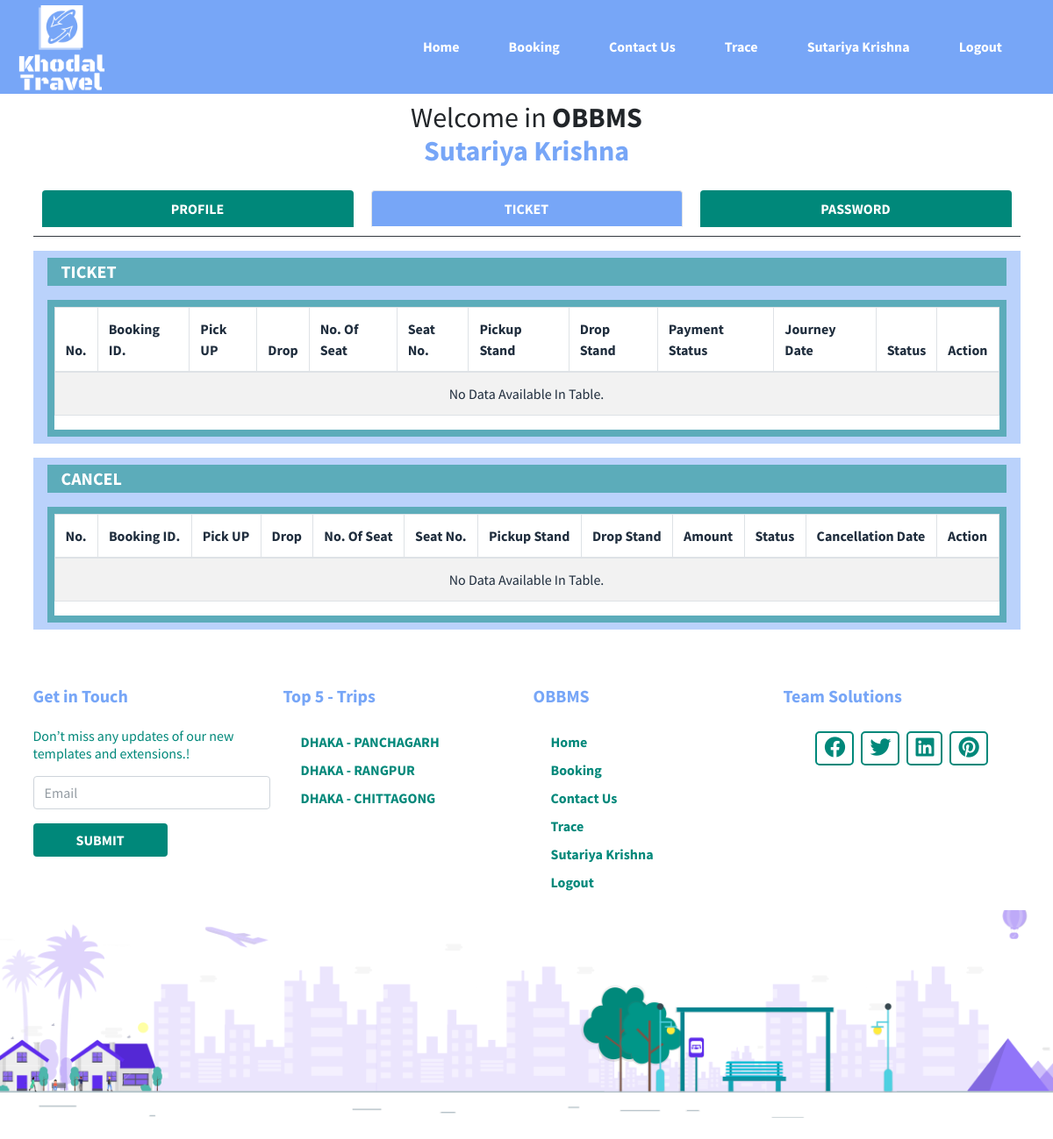
Page /users-dashboard.php (signed in) on the committed database.
### tables this page shows
CREATE TABLE `passenger` (
  `id` int(11) NOT NULL,
  `first_name` text NOT NULL,
  `last_name` text NOT NULL,
  `mobile_no` text NOT NULL,
  `email` text NOT NULL,
  `id_type` text NOT NULL,
  `nid_number` text NOT NULL,
  `country_name` text NOT NULL,
  `city_name` text NOT NULL,
  `zip_code` text NOT NULL,
  `address` text NOT NULL,
  `password` text NOT NULL
);

CREATE TABLE `trip` (
  `id` int(11) NOT NULL,
  `trip_pick_up` text NOT NULL,
  `trip_drop` text NOT NULL,
  `stoppage_point` text NOT NULL,
  `schedule_time` text NOT NULL,
  `boarding_point` text NOT NULL,
  `dropping_point` text NOT NULL,
  `children_seat` text NOT NULL,
  `children_fair` text NOT NULL,
  `special_seat` text NOT NULL,
  `special_fair` text NOT NULL,
  `adult_fair` text NOT NULL,
  `distance` text NOT NULL,
  `approximate_time` text NOT NULL,
  `start_date` text NOT NULL,
  `weekend` text NOT NULL,
  `facility` text NOT NULL,
  `fleet_type` text NOT NULL,
  `vehical_list` text NOT NULL,
  `company_name` text NOT NULL,
  `employee` text NOT NULL,
  `status` text NOT NULL
);

### users-dashboard.php (the view, shortened to what this page needs)
<?php
include('./admin/CRUD/db_connection.php');
include('components/head_links.php');
include('components/header.php');
?>
<?php
$query = "SELECT * FROM `passenger` WHERE `id`=" . $_SESSION["OBBMS_username"]["user_id"] . ";";
$result = mysqli_query($con, $query);
if (mysqli_num_rows($result) == 1) {
    $row = mysqli_fetch_assoc($result);
    ?>
    <div class="container my-4" id="userDashboard">
        <div class="row">
            <div class="col-12">
                <h2 class="text-center">
                    Welcome in <b>OBBMS</b>
                    <p class="text-dark-blue">
                        <b>
                            <?php echo $row['first_name']; ?>
                            <?php echo $row['last_name']; ?>
                        </b>
                    </p>
                </h2>
            </div>
            <div class="col-12">
                <nav>
                    <div class="nav nav-tabs nav-justified border-dark" id="nav-tab" role="tablist">
                        <a class="nav-item nav-link" id="nav-profile-tab" data-toggle="tab" href="#nav-profile" role="tab"
                            aria-controls="nav-profile" aria-selected="true">PROFILE</a>
                        <a class="nav-item nav-link active" id="nav-ticket-tab" data-toggle="tab" href="#nav-ticket"
                            role="tab" aria-controls="nav-ticket" aria-selected="false">TICKET</a>
                        <a class="nav-item nav-link" id="nav-password-tab" data-toggle="tab" href="#nav-password" role="tab"
                            aria-controls="nav-password" aria-selected="false">PASSWORD</a>
                    </div>
                </nav>
                <div class="tab-content" id="nav-tabContent">
                    <div class="tab-pane fade show active" id="nav-ticket" role="tabpanel" aria-labelledby="nav-ticket-tab">
                        <div class="px-md-3 px-2 py-md-2 py-2 my-3 bg-light-blue text-white">
                            <div class="py-1 px-md-3 px-2 bg-light-green">
                                <h5 class="m-0"><b>TICKET</b></h5>
                            </div>
                            <div class="p-2 mt-md-3 mt-2 bg-light-green">
                                <div class="bg-white">
                                    <div class="table-responsive">
                                        <table class='table table-hover table-bordered table-striped'>
                                            <thead>
                                                <tr>
                                                    <th>No.</th>
                                                    <th>Booking ID.</th>
                                                    <th>Pick UP</th>
                                                    <th>Drop</th>
                                                    <th>No. Of Seat</th>
                                                    <th>Seat No.</th>
                                                    <th>Pickup Stand</th>
                                                    <th>Drop Stand</th>
                                                    <th>Payment Status</th>
                                                    <th>Journey Date</th>
                                                    <th>Status</th>
                                                    <th>Action</th>
                                                </tr>
                                            </thead>
                                            <tbody>
                                                <?php
                                                $user_id = $_SESSION["OBBMS_username"]["user_id"];
                                                $user_name = $_SESSION["OBBMS_username"]["username"];
                                                $query = "SELECT * FROM `ticket` WHERE `passenger_id`='[$user_id]|[$user_name]' AND `status`!=0;";
                                                $result = mysqli_query($con, $query);
                                                    ?>
                                                    <?php
                                                if (mysqli_num_rows($result) == 0) {
                                                    ?>
                                                    <tr>
                                                        <td colspan=12 class="text-center">
                                                            No Data Available In Table.
                                                        </td>
                                                    </tr>
                                                    <?php
                                                }
                                                ?>
                                            </tbody>
                                        </table>
                                    </div>
                                </div>
                            </div>
                        </div>
                        <div class="px-md-3 px-2 py-md-2 py-2 mt-3 bg-light-blue text-white">
                            <div class="py-1 px-md-3 px-2 bg-light-green">
                                <h5 class="m-0"><b>CANCEL</b></h5>
                            </div>
                            <div class="p-2 mt-md-3 mt-2 bg-light-green">
                                <div class="bg-white">
                                    <div class="table-responsive">
                                        <table class='table table-hover table-bordered table-striped'>
                                            <thead>
                                                <tr>
                                                    <th>No.</th>
                                                    <th>Booking ID.</th>
                                                    <th>Pick UP</th>
                                                    <th>Drop</th>
                                                    <th>No. Of Seat</th>
                                                    <th>Seat No.</th>
                                                    <th>Pickup Stand</th>
                                                    <th>Drop Stand</th>
                                                    <th>Amount</th>
                                                    <th>Status</th>
                                                    <th>Cancellation Date</th>
                                                    <th>Action</th>
                                                </tr>
                                            </thead>
                                            <tbody>
                                                <?php
                                                $user_id = $_SESSION["OBBMS_username"]["user_id"];
                                                $user_name = $_SESSION["OBBMS_username"]["username"];
                                                $query = "SELECT * FROM `ticket` WHERE `passenger_id`='[$user_id]|[$user_name]' AND `status`=0;";
                                                $result = mysqli_query($con, $query);
                                                    ?>
                                                    <?php
                                                if (mysqli_num_rows($result) == 0) {
                                                    ?>
                                                    <tr>
                                                        <td colspan=12 class="text-center">
                                                            No Data Available In Table.
                                                        </td>
                                                    </tr>
                                                    <?php
                                                }
                                                ?>
                                            </tbody>
                                        </table>
                                    </div>
                                </div>
                            </div>
                        </div>
                    </div>
                </div>
            </div>
        </div>
    </div>
    <?php
} else {
    header('location:logout.php');
}
?>
<?php
include('components/footer.php');
?>
<?php
include('components/foot_links.php');
?>

### components/footer.php (shortened to what this page needs)
<div class="py-sm-4 py-3" id="footer">
    <div class="container py-3">
        <div class="row px-sm-0 px-3">
            <div class="col-md-3 col-sm-6 col-12">
                <div class="h5 text-dark-blue" style="font-weight: bold;">
                    Get in Touch
                </div>
                <div class="py-md-2 py-1"></div>
                <h6 class="text-green">Don’t miss any updates of our new templates and extensions.!</h6>
                <form action="#" method="post" class="py-2" autocomplete="off">
                    <div class="form-group">
                        <input type="email" name="email" class="form-control" placeholder="Email" required>
                    </div>
                    <button type="submit" class="btn bg-green px-5 text-white" style="font-weight:bold;">
                        SUBMIT
                    </button>
                </form>
            </div>
            <div class="col-md-3 col-sm-6 col-12">
                <div class="h5 text-dark-blue" style="font-weight: bold;">
                    Top 5 - Trips
                </div>
                <div class="py-md-2 py-1"></div>
                <div class="mx-3">
                    <?php
                    $query = "SELECT * FROM (SELECT * FROM `trip` WHERE `status`='1' ORDER BY `id` DESC LIMIT 5) AS `Trip` ORDER BY `id` ASC;";
                    include('./admin/CRUD/db_connection.php');
                    $result = mysqli_query($con, $query);
                    while ($row = mysqli_fetch_assoc($result)) {
                        ?>
                        <div class="top_5_trip">
                            <a href="#" class="d-block p-1"
                                onclick="search_Trip('<?php echo $row['trip_pick_up']; ?>','<?php echo $row['trip_drop']; ?>')">
                                <?php echo substr(explode("|", $row['trip_pick_up'])[1], 1, -1); ?> -
                                <?php echo substr(explode("|", $row['trip_drop'])[1], 1, -1); ?>
                            </a>
                        </div>
                        <?php
                    }
                    ?>
                </div>
            </div>
            <div class="col-md-3 col-sm-6 col-12">
                <div class="h5 text-dark-blue" style="font-weight: bold;">
                    OBBMS
                </div>
                <div class="py-md-2 py-1"></div>
                <div class="mx-3">
                    <?php
                    $menu = array(["link" => "index.php", "text" => "home"], ["link" => "ticket_booking.php", "text" => "booking"], ["link" => "contact_us.php", "text" => "contact us"], ["link" => "trace-ticket.php", "text" => "trace"]);
                    if (!isset($_SESSION['OBBMS_username'])) {
                        array_push($menu, ["link" => "login.php", "text" => "login"]);
                        array_push($menu, ["link" => "registration.php", "text" => "registraion"]);
                    } else {
                        if ($_SESSION["OBBMS_username"]["status"] == 2) {
                            array_push($menu, ["link" => "admin/index.php", "text" => "ADMIN"]);
                        } else {
                            array_push($menu, ["link" => "users-dashboard.php", "text" => $_SESSION["OBBMS_username"]["username"]]);
                        }
                        array_push($menu, ["link" => "logout.php", "text" => "logout"]);
                    }
                    for ($num = 0; $num < sizeof($menu); $num++) {
                        ?>
                        <div class="top_5_trip text-capitalize">
                            <a href="<?php echo $menu[$num]['link']; ?>" class="d-block p-1">
                                <?php echo $menu[$num]['text']; ?>
                            </a>
                        </div>
                        <?php
                    }
                    ?>
                </div>
            </div>
            <div class="col-md-3 col-sm-6 col-12">
                <div class="h5 text-dark-blue" style="font-weight: bold;">
                    Team Solutions
                </div>
                <div class="py-md-2 py-1"></div>
                <div class="mx-3">
                    <div class="team_solution d-flex flex-wrap justify-content-center">
                        <a href="#" class="py-1 px-2 d-block m-1">
                            <i class="fa-brands fa-facebook h4 m-0"></i>
                        </a>
                        <a href="#" class="py-1 px-2 d-block m-1">
                            <i class="fa-brands fa-twitter h4 m-0"></i>
                        </a>
                        <a href="#" class="py-1 px-2 d-block m-1">
                            <i class="fa-brands fa-linkedin h4 m-0"></i>
                        </a>
                        <a href="#" class="py-1 px-2 d-block m-1">
                            <i class="fa-brands fa-pinterest h4 m-0"></i>
                        </a>
                    </div>
                </div>
            </div>
        </div>
    </div>
    <div class="position-relative overflow-hidden">
        <img src="Images/Footer.png" alt="" class="w-100" style="transform: scale(1.07);">
    </div>
</div>

### admin/customization/css/style.css (style rules this page uses)
img, .preloader_content { user-select: none; }

### customization/css/style.css (style rules this page uses)
:root { --white: #ffffff; --skin: #ffccbc; --light-blue: #d3e3fc; --dark-blue: #77a6f7; --green: #00887a; --dark: #000000; }
.text-dark-blue { color: var(--dark-blue); }
.bg-green { background: var(--green) !important; }
.text-green { color: var(--green) !important; }
#footer .top_5_trip a { font-weight: bold; color: var(--green); transition: 0.5s; }
#footer .top_5_trip { position: relative; }
#footer .top_5_trip::after { content: ""; width: 0%; height: 8%; background-color: var(--dark-blue); position: absolute; bottom: 0; left: 0; transition: 0.5s; }
#footer .team_solution a { border: 2px solid var(--green); color: var(--green); border-radius: 5px; transition: .4s; }
#userDashboard .nav .nav-item { background-color: var(--green); color: var(--white); font-weight: bold; margin: 10px; }
#userDashboard .nav .nav-item.active, #userDashboard .nav .nav-item:hover { background-color: var(--dark-blue); color: var(--white); font-weight: bold; margin: 10px; }
#userDashboard #nav-ticket .bg-light-blue { background-color: rgba(119, 166, 247, .5) !important; }
#userDashboard #nav-ticket .bg-light-green { background-color: rgba(0, 136, 122, .5) !important; }

### rows in the picture
passenger: first_name "Sutariya", last_name "Krishna"
trip: trip_pick_up "DHAKA", trip_drop "PANCHAGARH"
trip: trip_pick_up "DHAKA", trip_drop "RANGPUR"
trip: trip_pick_up "DHAKA", trip_drop "CHITTAGONG"

### other values in the picture
$menu[$num]['text'] "Home"
$menu[$num]['text'] "Booking"
$menu[$num]['text'] "Contact Us"
$menu[$num]['text'] "Trace"
$menu[$num]['text'] "Sutariya Krishna"
$menu[$num]['text'] "Logout"
